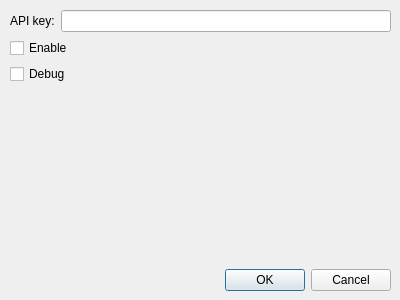
<?xml version="1.0" encoding="UTF-8"?>
<ui version="4.0">
 <class>Dialog</class>
 <widget class="QDialog" name="Dialog">
  <property name="geometry">
   <rect>
    <x>0</x>
    <y>0</y>
    <width>400</width>
    <height>300</height>
   </rect>
  </property>
  <property name="windowTitle">
   <string>Dialog</string>
  </property>
  <widget class="QWidget" name="verticalLayoutWidget">
   <property name="geometry">
    <rect>
     <x>10</x>
     <y>10</y>
     <width>381</width>
     <height>281</height>
    </rect>
   </property>
   <layout class="QVBoxLayout" name="verticalLayout">
    <property name="sizeConstraint">
     <enum>QLayout::SetMinimumSize</enum>
    </property>
    <item>
     <layout class="QHBoxLayout" name="horizontalLayout_2">
      <item>
       <widget class="QLabel" name="label">
        <property name="text">
         <string>API key:</string>
        </property>
       </widget>
      </item>
      <item>
       <widget class="QLineEdit" name="APIKeyLineEdit"/>
      </item>
     </layout>
    </item>
    <item>
     <widget class="QCheckBox" name="isEnableEheckBox2">
      <property name="text">
       <string>Enable</string>
      </property>
     </widget>
    </item>
    <item>
     <widget class="QCheckBox" name="isDebugCheckBox">
      <property name="text">
       <string>Debug</string>
      </property>
     </widget>
    </item>
    <item>
     <layout class="QHBoxLayout" name="horizontalLayout">
      <item>
       <spacer name="verticalSpacer">
        <property name="orientation">
         <enum>Qt::Vertical</enum>
        </property>
        <property name="sizeHint" stdset="0">
         <size>
          <width>20</width>
          <height>40</height>
         </size>
        </property>
       </spacer>
      </item>
     </layout>
    </item>
    <item>
     <widget class="QDialogButtonBox" name="buttonBox">
      <property name="orientation">
       <enum>Qt::Horizontal</enum>
      </property>
      <property name="standardButtons">
       <set>QDialogButtonBox::Cancel|QDialogButtonBox::Ok</set>
      </property>
     </widget>
    </item>
   </layout>
  </widget>
 </widget>
 <resources/>
 <connections>
  <connection>
   <sender>buttonBox</sender>
   <signal>accepted()</signal>
   <receiver>Dialog</receiver>
   <slot>accept()</slot>
   <hints>
    <hint type="sourcelabel">
     <x>248</x>
     <y>254</y>
    </hint>
    <hint type="destinationlabel">
     <x>157</x>
     <y>274</y>
    </hint>
   </hints>
  </connection>
  <connection>
   <sender>buttonBox</sender>
   <signal>rejected()</signal>
   <receiver>Dialog</receiver>
   <slot>reject()</slot>
   <hints>
    <hint type="sourcelabel">
     <x>316</x>
     <y>260</y>
    </hint>
    <hint type="destinationlabel">
     <x>286</x>
     <y>274</y>
    </hint>
   </hints>
  </connection>
 </connections>
</ui>
